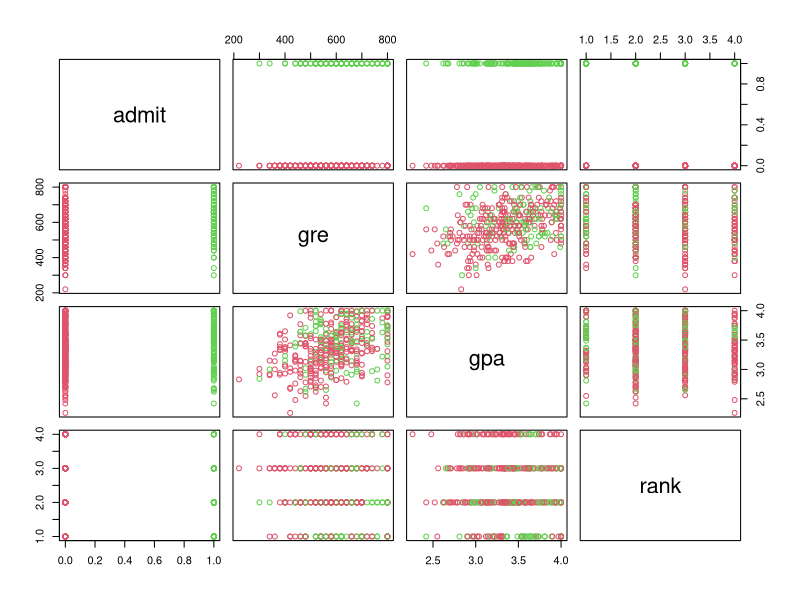
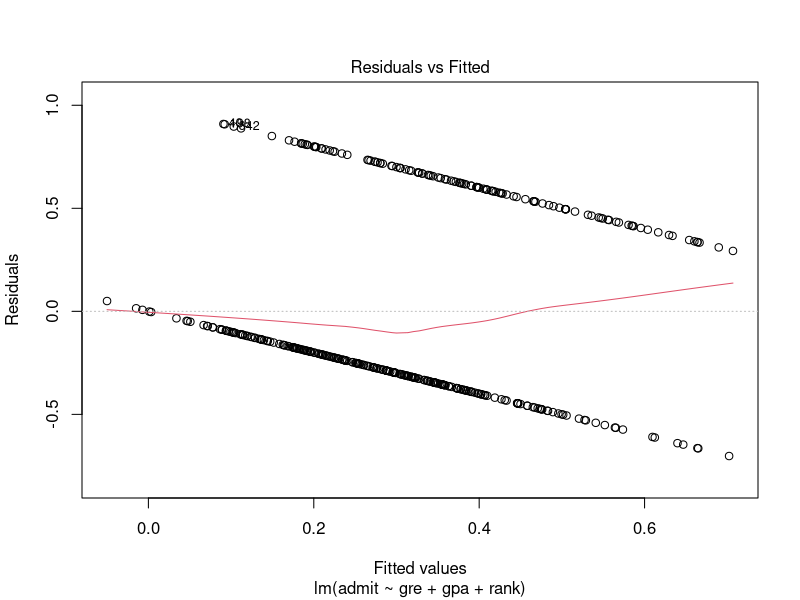
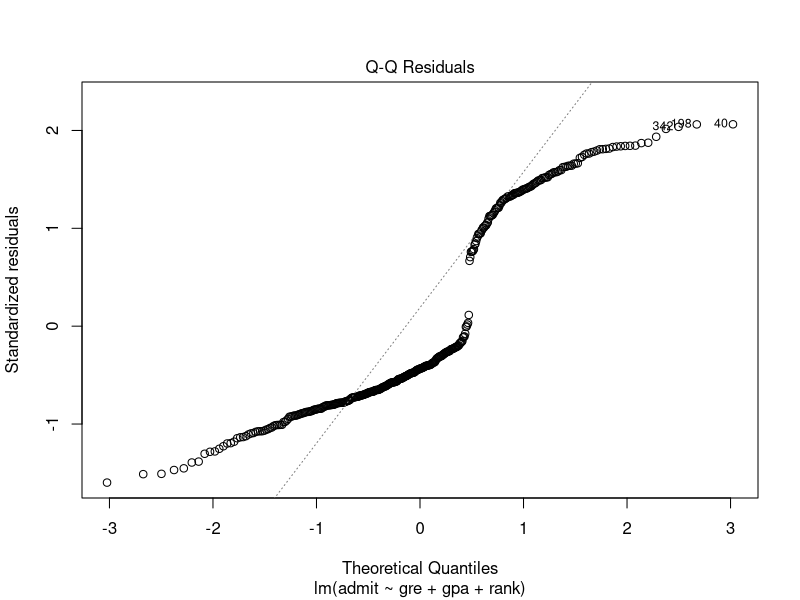
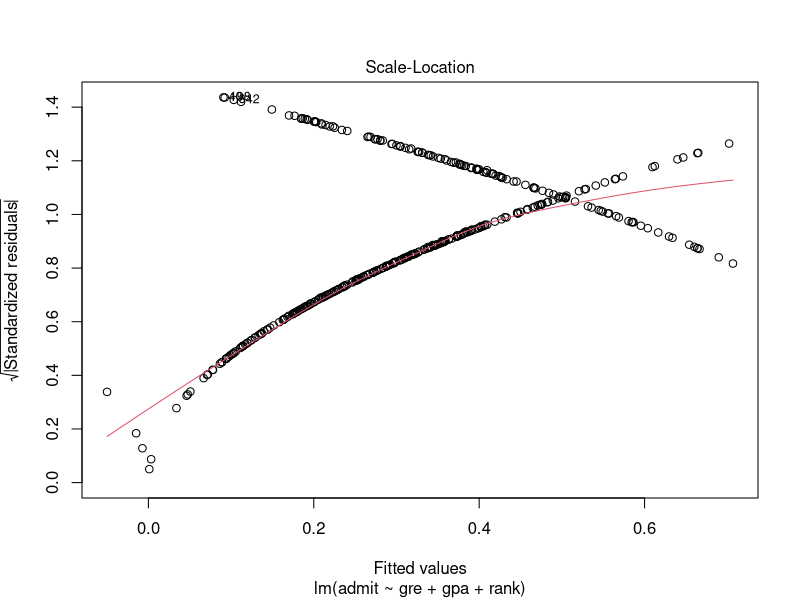
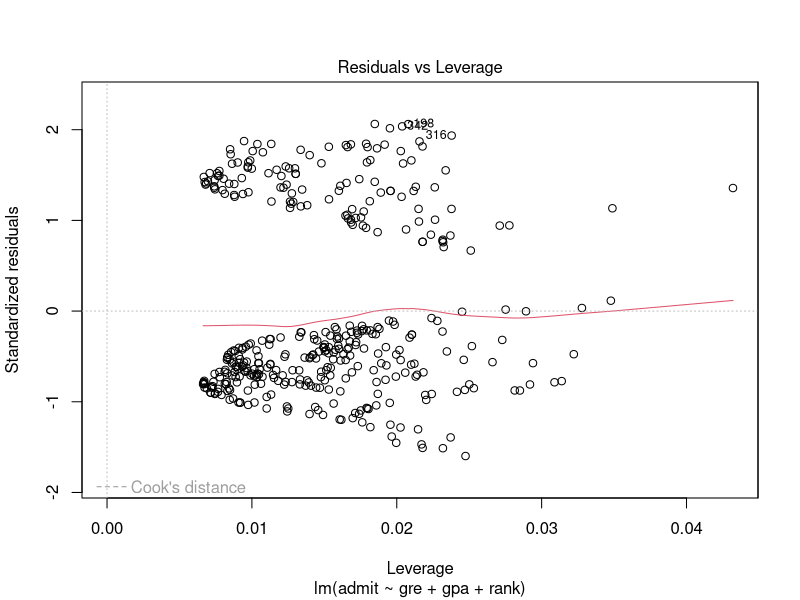
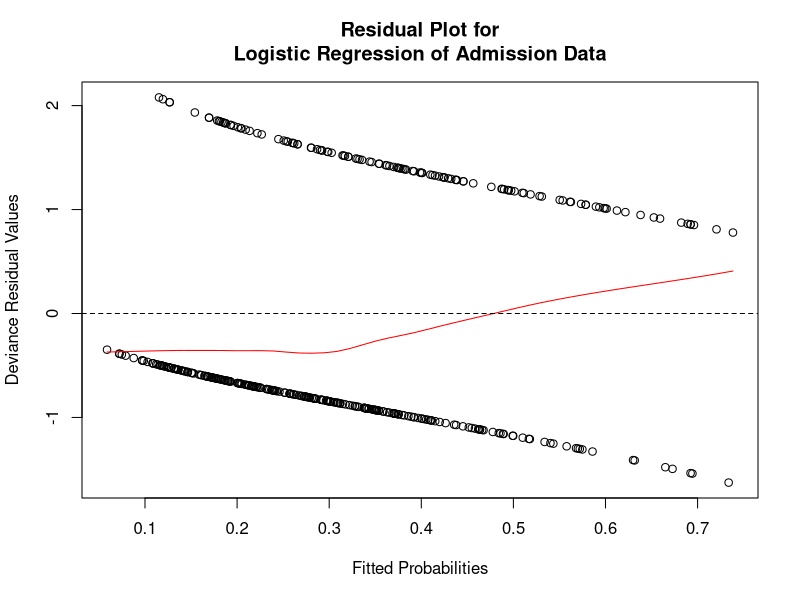
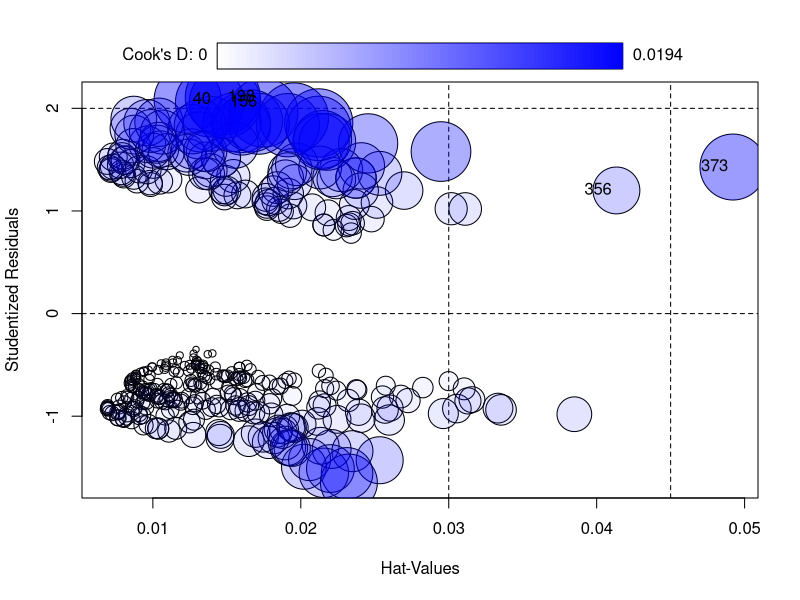

Generate these figures, in order, with R:
#####################################################
#####################################################
#####[06] Generalized Linear Models Lecture Code#####
#####################################################
#####################################################



########################################################
#####Example using Graduate Schools Admissions Data#####
########################################################
setwd("/Users/avi/Dropbox (Personal)/programming/boxer/data")
GradSchools = read.table("06GraduateSchools.txt")
head(GradSchools)

#Variables in the dataset:
#-Admit: A binary variable indicating whether or not a student was admitted to
#        the graduate school.
#-GRE: A continuous variable indicating a student's score on the GRE.
#-GPA: A contunuous variable indicating a student's undergraduate grade point
#      average.
#-Rank: A categorical variable indicating the level of prestige of a school; 1
#       indicates the highest prestige, 4 indicates the lowest prestige.

summary(GradSchools) #Looking at the five number summary information.
sapply(GradSchools, sd) #Looking at the individual standard deviations.
sapply(GradSchools, class) #Looking at the variable classes.

#Notice that the admit variable is being treated as continuous at the moment. What
#does the mean of the admit variable indicate in this scenario? Approximately
#31.75% of the applications in our dataset received acceptances.

table(GradSchools$admit)/nrow(GradSchools) #Manually calculating the proportions.

table(GradSchools$admit, GradSchools$rank) #Checking to see that we have data
                                           #available in all combinations of
                                           #the categorical variables.

plot(GradSchools, col = GradSchools$admit + 2) #Basic graphical EDA.

GradSchools$rank = as.factor(GradSchools$rank) #Converting the rank variable to
                                               #a categorical variable.

#Being naive at first and fitting a multiple linear regression model.
bad.model = lm(admit ~ gre + gpa + rank, data = GradSchools)

summary(bad.model) #Looks like everything is significant, so what's bad?

plot(bad.model) #Severe violations to the assumptions of linear regression.

summary(bad.model$fitted.values)

#Fitting the logistic regression with all variables; the family parameter
#specifies the error distribution and link function to be used. For logistic
#regression, this is binomial.
logit.overall = glm(admit ~ gre + gpa + rank,
                    family = "binomial",
                    data = GradSchools)
lm.overall = lm(admit ~ gre + gpa + rank,data = GradSchools)

#Residual plot for logistic regression with an added loess smoother; we would
#hope that, on average, the residual values are 0.
scatter.smooth(logit.overall$fit,
               residuals(logit.overall, type = "deviance"),
               lpars = list(col = "red"),
               xlab = "Fitted Probabilities",
               ylab = "Deviance Residual Values",
               main = "Residual Plot for\nLogistic Regression of Admission Data")
abline(h = 0, lty = 2)

library(car)
influencePlot(logit.overall) #Can still inspect the influence plot.

summary(logit.overall) #Investigating the overall fit of the model.

#Coefficient interpretations on the log odds scale:
#-Intercept: The log odds of a student getting admitted to a graduate school
#            when they attended a top tier undergraduate school and received a
#            0 on the GRE and a 0 as their GPA is approximately -3.990.
#-GRE: For every additional point a student scores on the GRE, their log odds
#      of being admitted to graduate school increase by approximately 0.002,
#      holding all other variables constant.
#-GPA: For every additional point a student raises their GPA, their log odds of
#      being admitted to graduate school increase by approximately 0.804, holding
#      all other variables constant.
#-Rank: The change in log odds associated with attending an undergraduate school
#       with prestige of rank 2, 3, and 4, as compared to a school with prestige
#       rank 1, is approximately -0.675, -1.340, and -1.552, respectively, holding
#       all other variables constant.

exp(logit.overall$coefficients)

#Coefficient interpretations on the odds scale:
#-Intercept: The odds of a student getting admitted to a graduate school
#            when they attended a top tier undergraduate school and received a
#            0 on the GRE and a 0 as their GPA is approximately 0.019.
#-GRE: For every additional point a student scores on the GRE, their odds
#      of being admitted to graduate school multiply by approximately 1.002,
#      holding all other variables constant.
#-GPA: For every additional point a student raises their GPA, their odds of
#      being admitted to graduate school multiply by approximately 2.235, holding
#      all other variables constant.
#-Rank: The multiplicative change odds associated with attending an undergraduate school
#       with prestige of rank 2, 3, and 4, as compared to a school with prestige
#       rank 1, is approximately 0.509, 0.262, and 0.212, respectively, holding
#       all other variables constant.

#Inspecting the relationship between log odds and odds.
cbind("Log Odds" = logit.overall$coefficients,
      "Odds" = exp(logit.overall$coefficients))

confint(logit.overall) #For logistic regression objects, the confint() function
                       #defaults to using the log likelihood to generate confidence
                       #intervals; this is similar to inverting the likelihood
                       #ratio test.

confint.default(logit.overall) #To generate confidence intervals for logistic
                               #regression models based on the standard errors
                               #as we are accustomed to, we can use the
                               #confint.default() function.

#Generating confidence intervals for the coefficients on the odds scale.
exp(confint(logit.overall))
exp(confint.default(logit.overall))

#Do the categories for rank add any predictive power to the model? Let's
#conduct the drop in deviance test:
logit.norank = glm(admit ~ gre + gpa,
                   family = "binomial",
                   data = GradSchools)

reduced.deviance = logit.norank$deviance #Comparing the deviance of the reduced
reduced.df = logit.norank$df.residual    #model (the one without rank) to...

full.deviance = logit.overall$deviance #...the deviance of the full model (the
full.df = logit.overall$df.residual    #one with the rank terms).

pchisq(reduced.deviance - full.deviance,
       reduced.df - full.df,
       lower.tail = FALSE)

#The p-value is extremely small (<.0005); we have evidence to conclude that the
#model with the factors for rank is preferable to the model without the factors
#for rank.

#More simply, we can use the anova() function and set the test to "Chisq".
anova(logit.norank, logit.overall, test = "Chisq")
anova(logit.norank, logit.overall, test = "F")

#How does the probability of admission change across ranks for a student
#who has an average GRE and an average GPA?
newdata = with(GradSchools, data.frame(gre = mean(gre),
                                       gpa = mean(gpa),
                                       rank = factor(1:4)))
newdata #Creating a data frame with the average GRE and GPA for each level of
        #the rank variable.

predict(logit.overall, newdata) #This gives us the log odds; but we want
                                #the probabilities.

#Using the formula to convert to probabilities:
exp(predict(logit.overall, newdata))/(1 + exp(predict(logit.overall, newdata)))

#Setting the type to "response" converts the predictions to probabilities for
#us automatically:
predict(logit.overall, newdata, type = "response")

#Making it easier to see the effects of the rank variable by printing out the
#results side-by-side:
cbind(newdata, "Prob. Admitted" = predict(logit.overall, newdata, type = "response"))

#Converting the fitted probabilities to binary:
admitted.predicted = round(logit.overall$fitted.values)

#Comparing the true values to the predicted values:
table(truth = GradSchools$admit, prediction = admitted.predicted)

#It seems like this model made a lot of mistakes (116 out of 400)! This is quite
#dreadful in this case. Let's do a little bit more exploring. We never looked at
#the overall test of deviance:
pchisq(logit.overall$deviance, logit.overall$df.residual, lower.tail = FALSE)

#The p-value for the overall test of deviance is <.05, indicating that this model
#is not a good overall fit!

#What about checking the McFadden's pseudo R^2 based on the deviance?
1 - logit.overall$deviance/logit.overall$null.deviance

#Only about 8.29% of the variability in admission appears to be explained by
#the predictors in our model; while the model is valid, it seems as though it
#isn't extremely informative.

#What have we found out? The overall model we created doesn't give us much
#predictive power in determining whether a student will be admitted to
#graduate school.
table(GradSchools$admit) #Our data contains 273 unadmitted students and 127
                         #admitted students.
table(admitted.predicted) #The model we created predicts that 351 students will
                          #not be admitted, and only 49 will be admitted.
table(truth = GradSchools$admit, prediction = admitted.predicted)

#The table of the truth against the prediction shows that we only have an accuracy
#of (254 + 30)/400 = 71%; yet, if we were to simply predict "unadmitted" for
#everyone uniformly, we would have an accuracy of 273/400 = 68.25%! No wonder
#why the overall test of deviance was insignificant -- predicting only the
#intercept of the baseline probability was just as sufficient!
